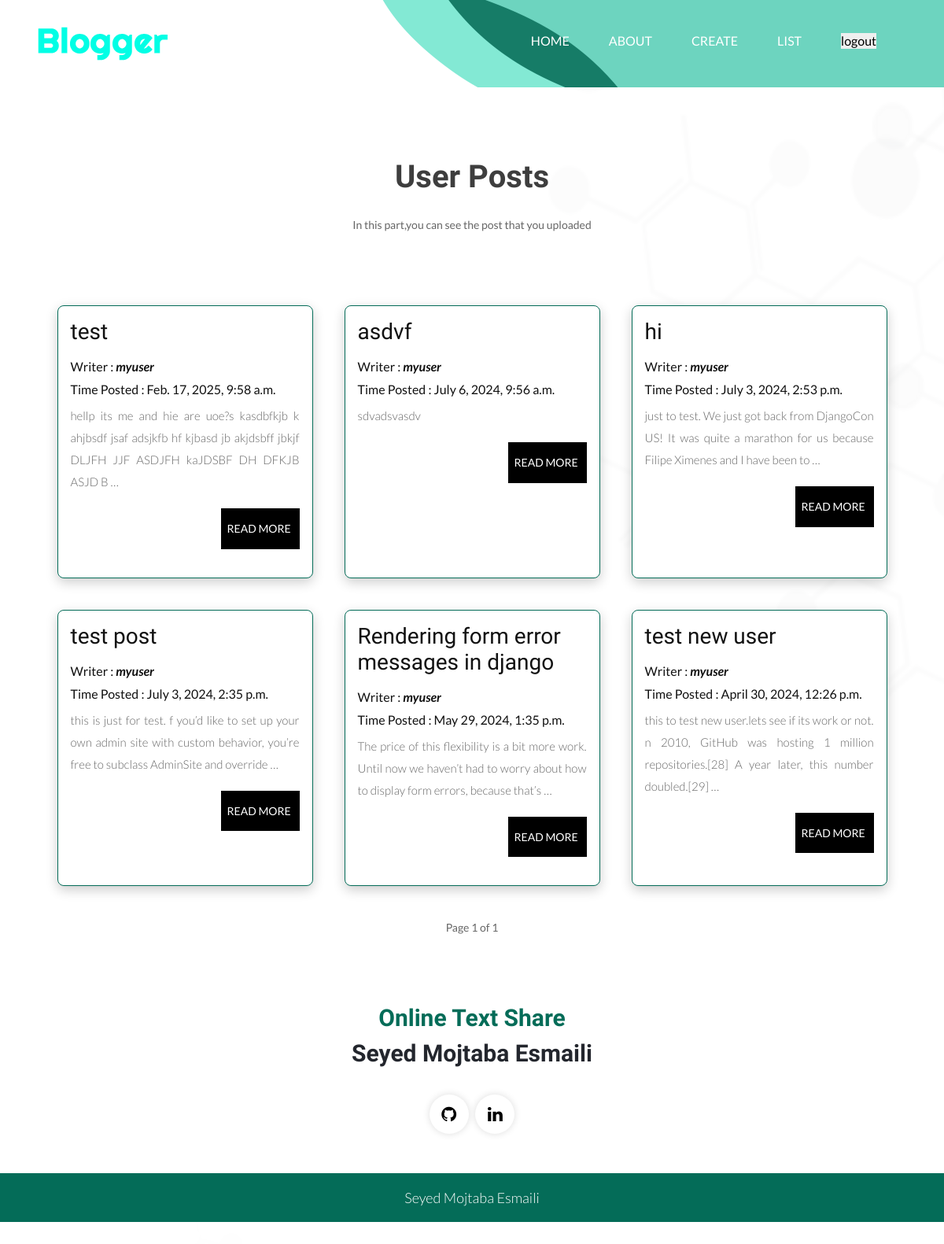
The page /list_posts/ (signed in) on the database its author committed.
### posts/models.py (models this page shows, shortened)
class Post(models.Model):
    title = models.CharField(max_length=100)
    content = models.TextField()
    date_posted = models.DateTimeField(default=timezone.now)
    is_publick = models.BooleanField(default=False)
    user = models.ForeignKey(User,on_delete=models.CASCADE,null=True)
    class Meta:
        ordering = ['-date_posted']

### posts/views.py (the view)
# urls.py: path('list_posts/',UserPostListView.as_view(),name='list_posts'),
class UserPostListView(LoginRequiredMixin,ListView):
    model=Post
    template_name = 'posts/post_list.html'
    context_object_name = 'posts_list'
    paginate_by = 6
    def get_queryset(self):
        if self.request.user.is_staff:           # check if superuser is logedin, show all posts
            return Post.objects.all()
        return Post.objects.filter(user=self.request.user)         # if regular user,only show the users posts

### posts/templates/posts/post_list.html (shortened to what this page needs)
{% extends "posts/base.html" %}
{% load static %}
{% block content %}
      </header>
      <div class="blog_main">
         <div class="container">
            <div class="row">
               <div class="col-md-12">
                  <div class="titlepage">
                     <h2>User Posts</h2>
                     <span>In this part,you can see the post that you uploaded</span>
                  </div>
               </div>
            </div>
            <div class='card-container'>
               {% for post in posts_list %}
                     <div class='card'>
                        <div class='card-content'>
                              <h3>{{post.title}}</h3>
                              <h4>Writer : <b><i>{{post.user.username}}</i></b></h4>
                              <h4>Time Posted : {{post.date_posted}}</h4>
                              <p>{{post.content|truncatewords:25}}</p>
                              <a href='/post_detail/{{post.id}}' class='post-btn'>Read More</a>
                        </div>
                     </div>
               {% endfor %}
            </div>
    <div class="pagination">
      <div class="pagination">
          Page {{ page_obj.number }} of {{ page_obj.paginator.num_pages }}
</div>
         </div>
      </div>
{% endblock content %}

### posts/static/posts/css/style.css (style rules this page uses)
* { box-sizing: border-box !important; }
html { scroll-behavior: smooth; }
body { color: #666666; font-size: 14px; font-family: 'Lato', sans-serif; line-height: 1.80857; font-weight: normal; }
a { color: #1f1f1f; text-decoration: none !important; outline: none !important; -webkit-transition: all .3s ease-in-out; -moz-transition: all .3s ease-in-out; -ms-transition: all .3s ease-in-out; -o-transition: all .3s ease-in-out; transition: all .3s ease-in-out; }
h1, h2, h3, h4, h5, h6 { letter-spacing: 0; font-weight: normal; position: relative; padding: 0 0 10px 0; font-weight: normal; line-height: normal; color: #111111; margin: 0 }
h2 { font-size: 22px; font-family: 'Righteous', cursive; }
h3 { font-size: 18px; font-family: 'Righteous', cursive; }
h4 { font-size: 16px }
*, *::after, *::before { -webkit-box-sizing: border-box; -moz-box-sizing: border-box; box-sizing: border-box; }
p { margin: 0px; font-weight: 300; font-size: 17px; line-height: 28px; }
a { color: #222222; text-decoration: none; outline: none !important; }
a, .btn { text-decoration: none !important; outline: none !important; -webkit-transition: all .3s ease-in-out; -moz-transition: all .3s ease-in-out; -ms-transition: all .3s ease-in-out; -o-transition: all .3s ease-in-out; transition: all .3s ease-in-out; }
.main-layout { background-repeat: no-repeat; background: url(../images/body_bg.png); }
.titlepage { text-align: center; padding-bottom: 60px; }
.titlepage h2 { font-size: 40px; color: #3e3e3e; line-height: 57px; font-weight: bold; padding: 0; padding-bottom: 20px; }
.blog_main { margin-top: 85px; margin-bottom: 50px; }
.card-container { display: flex; justify-content: center; flex-wrap: wrap; margin-top: 10px; }
.card { width: 325px; border-radius: 8px; border: #046c58 solid 1px; overflow: hidden; box-shadow: 0px 5px 15px rgba(0,0,0,0.2); margin: 20px; }
.card-content { padding: 16px; }
.card-content h3 { font-size: 28px; margin-bottom: 8px; }
.card-content p { color: #666; font-size: 15px; text-align: justify; }
.card-content .post-btn { font-size: 14px; transition: ease-in all 0.5s; background-color: #000; text-transform: uppercase; color: #fff; padding: 13px 8px; float: right; display: block; margin-top: 20px; margin-bottom: 20px; margin-left: 5px; width: 100%; max-width: 100px; }

### rows shown on the page
Post: title "test", user.username "myuser", date_posted "Feb. 17, 2025, 9:58 a.m.", content "hellp its me and hie are uoe?s kasdbfkjb k ahjbsdf jsaf adsjkfb hf kjbasd jb akjdsbff jbkjf DLJFH JJF ASDJFH kaJDSBF DH DFKJB ASJD B …"
Post: title "asdvf", user.username "myuser", date_posted "July 6, 2024, 9:56 a.m.", content "sdvadsvasdv"
Post: title "hi", user.username "myuser", date_posted "July 3, 2024, 2:53 p.m.", content "just to test. We just got back from DjangoCon US! It was quite a marathon for us because Filipe Ximenes and I have been to …"
Post: title "test post", user.username "myuser", date_posted "July 3, 2024, 2:35 p.m.", content "this is just for test. f you’d like to set up your own admin site with custom behavior, you’re free to subclass AdminSite and override …"
Post: title "Rendering form error messages in django", user.username "myuser", date_posted "May 29, 2024, 1:35 p.m.", content "The price of this flexibility is a bit more work. Until now we haven’t had to worry about how to display form errors, because that’s …"
Post: title "test new user", user.username "myuser", date_posted "April 30, 2024, 12:26 p.m.", content "this to test new user.lets see if its work or not. n 2010, GitHub was hosting 1 million repositories.[28] A year later, this number doubled.[29] …"

### other values the page prints
{{ page_obj.number }} "1"
{{ page_obj.paginator.num_pages }} "1"
